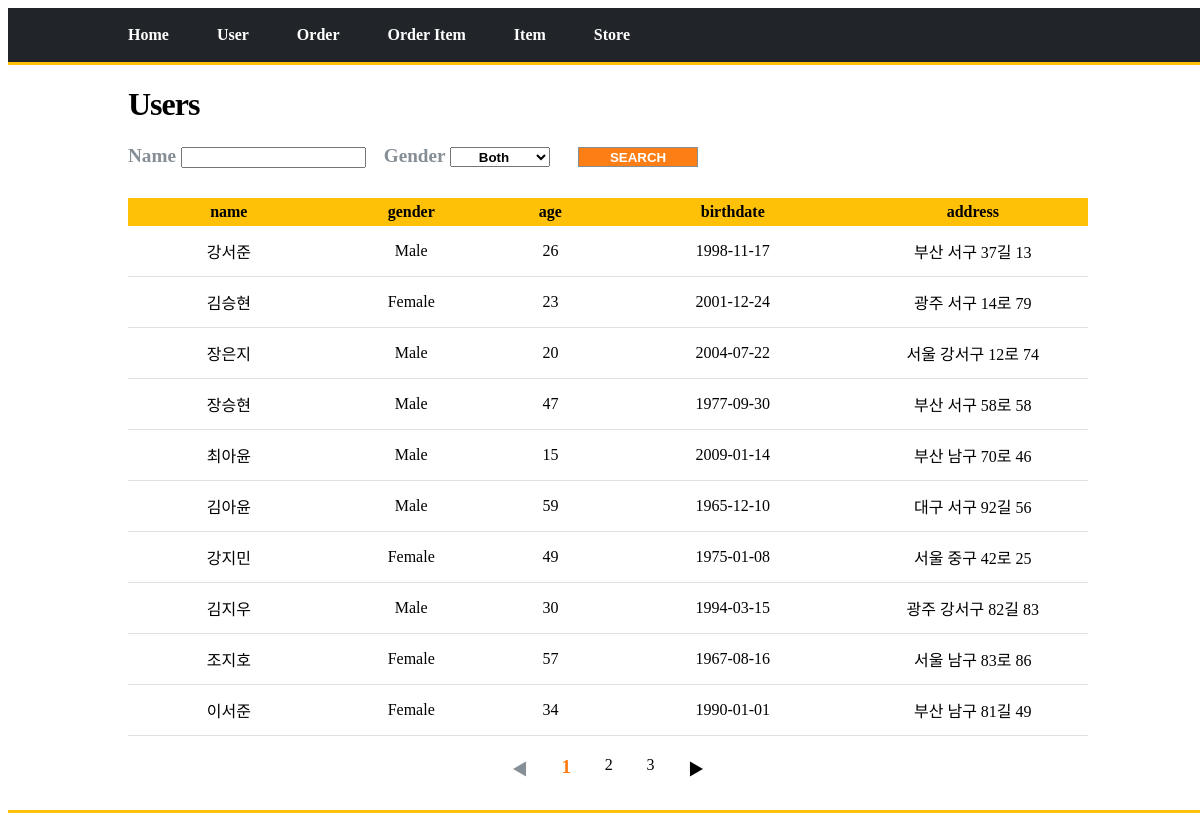
The app's page /user/board/list with its own data.
### tables this page shows
CREATE TABLE user ( id TEXT PRIMARY KEY, name TEXT, gender TEXT, age INTEGER, birthdate TEXT, address TEXT);

### view/user_view.py (the view)
@user_bp.route("/board/list")
def user_board_list():
    print('----------------------------view-user : @user_bp.route("/user/board/list")')
    page_num = request.args.get("page_num", type=int, default=1)
    name = request.args.get("name", default="no search", type=str).strip()
    gender = request.args.get("gender", default="no search", type=str)
    result = []
    if( name == 'no search' and gender == 'no search' ):
        result = user_service.read_all()
    elif (len(name) != 0) and (len(gender) != 0) :
        result = user_service.read_name_gender(name, gender)
    total_page, page_list, page_datas = get_page_info(page_num, 10, 3, result) # 현재 페이지 번호, 노출 게시물 개수, 노출 페이지 간격, 게시물 데이터
    response = render_template("user/board/list.html", datas=result, total_page = total_page, page_list=page_list, page_datas=page_datas, page_num=page_num, name=name, gender=gender)
    return response

### service/execute_sql_service/execute_sql_service.py (called while the page is built)
    def get_conn_cursor(self) :
        conn = sqlite3.connect("db/crm.db")
        cursor = conn.cursor()
        return conn, cursor

    def execute_select(self, sql, args = None):
        conn, cursor = self.get_conn_cursor()
        result = self.fetchall_as_dict(cursor, sql, args)
        conn.close()
        return result

    def fetchall_as_dict(self, cursor, sql, args):
        if args != None:
            cursor.execute(sql, args)
        else :
            cursor.execute(sql)
        columns = [column[0] for column in cursor.description]  #[컬럼명, ...]
        rows = cursor.fetchall()
        result = []
        for row in rows:
            result.append(dict(zip(columns, row)))  # key : value = column : column value
        return result

### service/execute_sql_service/user_execute_sql_service.py (called while the page is built)
    def read_all(self):
        print('----------------------------service-user : read_all()')
        sql = "SELECT * FROM user"
        result = self.execute_select(sql)
        return result

### view/paging.py (called while the page is built)
def get_page_info(page_num, per_page, interval, datas): #현재 페이지 번호, 노출할 게시물 개수, 노출할 페이지 번호 간격, 게시데이터
    cur_page_list = []
    page_datas = None
    total_page = get_total_page(per_page, len(datas)) # 전체 페이지 번호 개수 구하기
    total_page_list = list(range(1, total_page+1)) #  # 전체 페이지 번호를 리스트화 하기(1~전체 int페이지를 담은 리스트)
    separated_page_list = get_crop_page(total_page_list, interval) # 페이지에 노출할 페이지 범위만큼 자른 리스트를 요소로 하는 리스트 얻기
    cur_page_list = check_current_page_belongs(page_num, separated_page_list) #현재 페이지가 어느 요소에 속하는 지 검사
    page_datas = get_current_page_datas(page_num, per_page, datas)  #현재 페이지의 데이터 get
    return (total_page, cur_page_list, page_datas)

def get_total_page(per_page, len_datas):
    total_page = 0
    total_page=math.ceil(len_datas/per_page)
    return total_page

def get_crop_page(page_list, interval) :
    result = [page_list[ i : i + interval ] for i in range( 0, len(page_list), interval )]
    return result

def check_current_page_belongs(cur_page, page_list):
    result = None
    for page in page_list :
        if cur_page in page :
            result = page
    return result

def get_current_page_datas(page_num, per_page, datas) :
    start_index=(page_num-1)*per_page
    end_index=page_num * per_page # 슬라이싱은 마지막 범위가 미만이니까
    return datas[start_index:end_index]

### templates/user/board/list.html (shortened to what this page needs)
<!DOCTYPE html>
<html lang="ko">
<head>
</head>
    <body>
        <div id="root">
            <header>
                <nav class="nav">
                    <ul>
                        <li><a href="/">Home</a></li>
                        <li><a href="/user/board/list">User</a></li>
                        <li><a href="/order/board/list">Order</a></li>
                        <li><a href="/order-item/board/list">Order Item</a></li>
                        <li><a href="/item/board/list">Item</a></li>
                        <li><a href="/store/board/list">Store</a></li>
                    </ul>
                </nav>
            </header>
            <div class="border"> </div>
            <main id = "main">
                <h1 class="board_name">Users</h1>
                <section class="main_content">
                    <div class="search_bar">
                        <form action="/user/board/list" method="get">
                            <label for="name">Name </label>
                            {% if name == "no search" %}
                            <input type="text" id="name" name="name"/>
                            {% else %}
                            <input type="text" id="name" name="name" value="{{name}}" style="font-weight: 600;"/>
                            {% endif %}
                            <label for="gender">Gender </label>
                            <select name="gender" id="gender" name="gender">
                                {% if gender == "no search" %}
                                <option value="Both">Both</option>
                                {% elif gender == "Both" %}
                                <option value="Both" selected>Both</option>
                                <option value="Female">Female</option>
                                <option value="Male">Male</option>
                                {% elif gender == "Female" %}
                                <option value="Both">Both</option>
                                <option value="Female" selected>Female</option>
                                <option value="Male">Male</option>
                                {% else %}
                                <option value="Both">Both</option>
                                <option value="Female">Female</option>
                                <option value="Male" selected>Male</option>
                                {% endif %}
                            </select>
                            <input type="submit" value="SEARCH">
                        </form>
                    </div>
                    <div class="board_content">
                        <div>
                            <table>
                                <col width="21%"></col>
                                <col width="17%"></col>
                                <col width="12%"></col>
                                <col width="26%"></col>
                                <col width="24%"></col>
                                {% if page_datas %}
                                {% set header = page_datas[0].keys() %}
                                <tr>
                                    {% for value in header %}
                                    {% if value != 'id' %}
                                        <th>{{value}}</th>
                                    {% endif %}
                                    {% endfor %}
                                </tr>
                                    {% for page_data in page_datas %}
                                    {% set id = page_data['id'] %}
                                    <tr onclick = window.location.href="{{ url_for('user.user_board_detail', id=id) }}">
                                        {% for key, value in page_data.items() %}
                                            {% if key != "id" %}
                                                <td>{{value}}</td>
                                            {% endif %}
                                        {% endfor %}
                                    </tr>
                                    {% endfor %}
                                {% else %}
                                    <tr><td colspan="5">NO DATA</td></tr>
                                {% endif %}
                            </table>
                        </div>
                        <div class="board_paging">
                            <ul type="none">
                                {% if page_list  %}
                                    {% if page_list[0] == 1 %}
                                    <li><a style="color:var(--bs-gray-600);">◀</a></li>
                                    {% else %}
                                    {% set pre_page_num = page_list[0]-3 %}
                                    <li><a class="pre_page_btn" href="{{ url_for('user.user_board_list', page_num=pre_page_num, name=name, gender=gender) }}">◀</a></li>
                                    {% endif %}
                                {% endif %}
                                {% if page_list != None %}
                                    {% for page in page_list %}
                                        {% if page == page_num %}
                                        <li><a class="current_page" href="{{ url_for('user.user_board_list', page_num=page, name=name, gender=gender) }}">{{page}}</a></li>
                                        {% else %}
                                        <li><a class="page_num" href="{{ url_for('user.user_board_list', page_num=page, name=name, gender=gender) }}">{{page}}</a></li>
                                        {% endif %}
                                    {%endfor%}
                                {% endif %}
                                {% if page_list  %}
                                    {% set page_length = page_list | length %}
                                    {% set page_index = page_length-1 %}
                                    {% set next_page_num = page_list[page_index]+1 %}
                                    {% if page_list[page_index] == total_page %}
                                    <li><a style="color:var(--bs-gray-600); cursor:default">▶</a></li>
                                    {% else %}
                                    <li><a class="next_page_btn" href="{{ url_for('user.user_board_list', page_num=next_page_num, name=name, gender=gender) }}">▶</a></li>
                                    {% endif %}
                                {% endif %}
                            </ul>
                        </div>
                    </div>
                </section>
        </main>
        <div class="border" style="margin-bottom:50px;"> </div>
    </div>
    </body>
</html>

### templates/user/board/list.html (style rules this page uses)
:root { --bs-blue: #0d6efd; --bs-indigo: #6610f2; --bs-purple: #6f42c1; --bs-pink: #d63384; --bs-red: #dc3545; --bs-orange: #fd7e14; --bs-yellow: #ffc107; --bs-green: #198754; --bs-teal: #20c997; --bs-cyan: #0dcaf0; --bs-white: #fff; --bs-gray: #868e96; --bs-gray-dark: #343a40; --bs-gray-100: #f1f3f5; --bs-gray-200: #e9ecef; --bs-gray-300: #dee2e6; --bs-gray-400: #ced4da; --bs-gray-500: #adb5bd; --bs-gray-600: #868e96; --bs-gray-700: #495057; --bs-gray-800: #343a40; --bs-gray-900: #212529; --bs-primary: #00c471; --bs-secondary: #343a40; --bs-success: #198754; --bs-info: #0d6efd; --bs-warning: #ffc107; --bs-danger: #dc3545; --bs-light: #f1f3f5; --bs-dark: #212529; --bs-body-bg: #fff; }
html, body { width: 100%; }
a { text-decoration: none; color : inherit; }
li { list-style: none; }
nav.nav ul { margin : 0 auto; display: flex; justify-content: flex-start; padding: 1.5% 10%; }
.border { border-bottom: 3px solid var(--bs-warning); }
nav.nav ul li { margin-right : 5%; }
nav.nav { background-color: var(--bs-dark); color : var(--bs-white); font-weight : 800; cursor: pointer; }
div.search_bar { margin-bottom : 2%; }
main#main { width: 80%; margin : 0 auto; min-height: 500px; }
.board_name { font-weight: 800;letter-spacing: -1px; }
.board_content table { width:100%; margin-top : 30px; border-collapse : collapse; }
.board_content table th { background-color: var(--bs-yellow); padding : 5px; }
.board_content table td { padding : 13px; text-align: center; border-bottom: 1px solid var(--bs-gray-300); }
.search_bar form label { font-size: 1.2em; font-weight: 600; color : var(--bs-gray-600) }
.main_content .search_bar form select { width : 100px; text-align: center; height : 20px; font-weight: 600; }
.main_content .search_bar form input[type=submit] { cursor: pointer; width : 120px; background-color: var(--bs-orange); color: var(--bs-white); text-align: center; height : 20px; font-weight: 600; border : 1px solid var(--bs-gray-600); }
.board_paging { margin : 10px auto 20px; }
.board_paging ul { display: flex; justify-content: space-between; padding: 10px 40%; margin: 0; }
.board_paging li { list-style-type: none; }
.board_paging ul li .page_num:hover, .pre_page_btn:hover, .next_page_btn:hover, .current_page { color : var(--bs-orange); font-weight: 600; font-size: 1.2em; }

### records on screen
user: name "강서준", gender "Male", page_data "26", birthdate "1998-11-17", address "부산 서구 37길 13"
user: name "김승현", gender "Female", page_data "23", birthdate "2001-12-24", address "광주 서구 14로 79"
user: name "장은지", gender "Male", page_data "20", birthdate "2004-07-22", address "서울 강서구 12로 74"
user: name "장승현", gender "Male", page_data "47", birthdate "1977-09-30", address "부산 서구 58로 58"
user: name "최아윤", gender "Male", page_data "15", birthdate "2009-01-14", address "부산 남구 70로 46"
user: name "김아윤", gender "Male", page_data "59", birthdate "1965-12-10", address "대구 서구 92길 56"
user: name "강지민", gender "Female", page_data "49", birthdate "1975-01-08", address "서울 중구 42로 25"
user: name "김지우", gender "Male", page_data "30", birthdate "1994-03-15", address "광주 강서구 82길 83"
user: name "조지호", gender "Female", page_data "57", birthdate "1967-08-16", address "서울 남구 83로 86"
user: name "이서준", gender "Female", page_data "34", birthdate "1990-01-01", address "부산 남구 81길 49"

### other values on screen
{{ value }} "name" "gender" "age" "birthdate" "address"
{{ page }} "1"
{{ page }} "2" "3"
